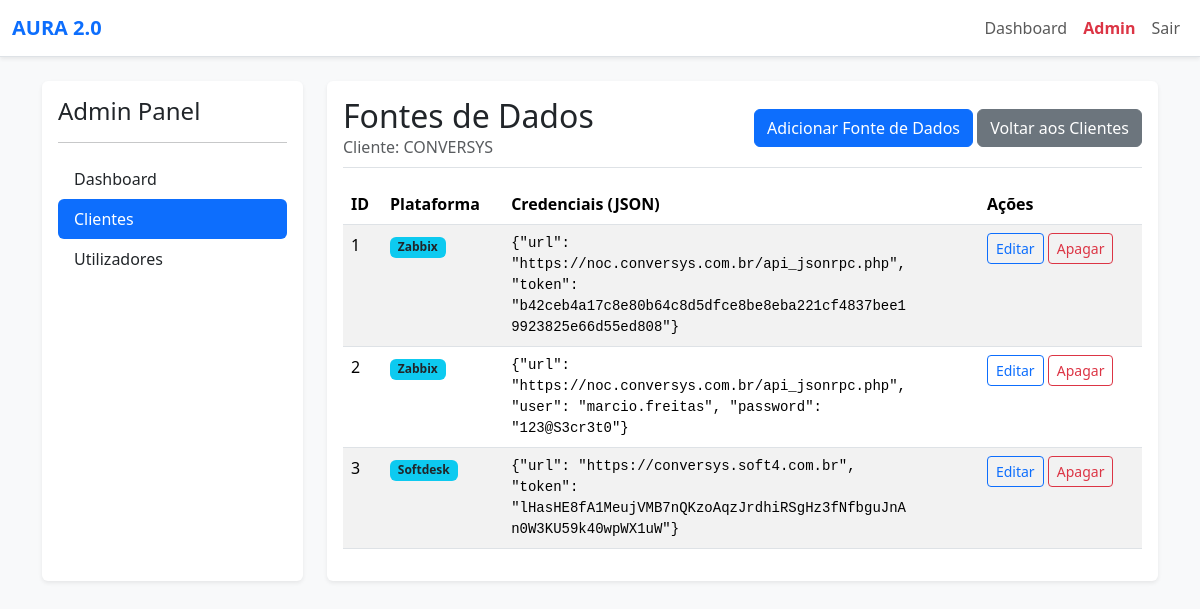
Page /admin/client/1/datasources (signed in) on the earlier database version.
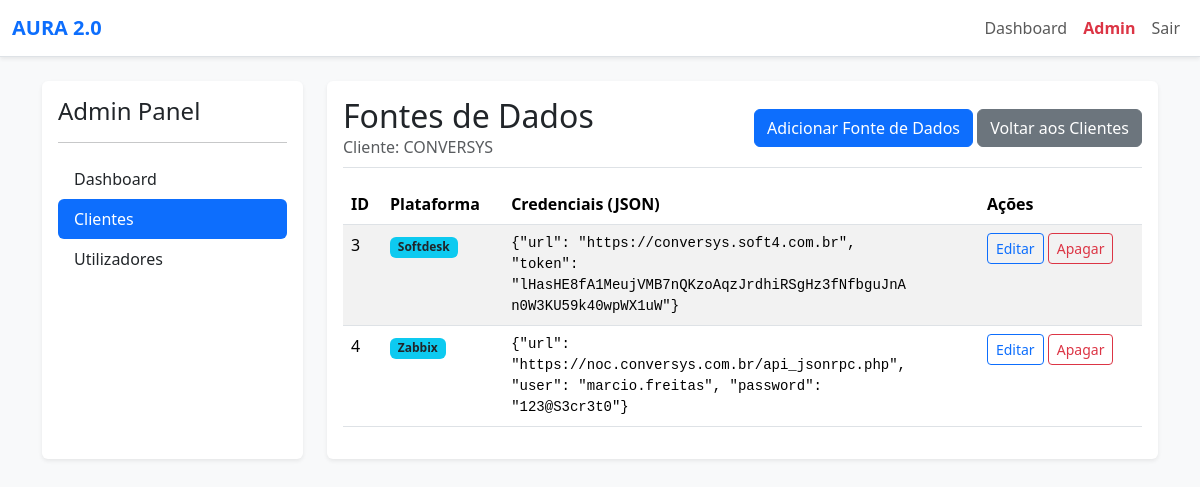
Same page on the later database version.
### app/models.py (models this page shows, shortened)
class Client(db.Model):
    id = db.Column(db.Integer, primary_key=True)
    name = db.Column(db.String(120), nullable=False, unique=True)
    users = db.relationship(
        'User', secondary=user_client_association,
        back_populates='clients', lazy='dynamic')
    data_sources = db.relationship('DataSource', backref='client', lazy='dynamic', cascade="all, delete-orphan")

class DataSource(db.Model):
    id = db.Column(db.Integer, primary_key=True)
    client_id = db.Column(db.Integer, db.ForeignKey('client.id'), nullable=False)
    platform = db.Column(db.String(50), nullable=False)
    credentials_json = db.Column(db.Text, nullable=False)

### app/admin/routes.py (the view)
@admin.route('/client/<int:client_id>/datasources')
@login_required
@admin_required
def list_datasources(client_id):
    client = Client.query.get_or_404(client_id)
    return render_template('admin/datasources.html', client=client)

### app/__init__.py (called while the page is built)
@login_manager.user_loader
def load_user(user_id):
    return models.User.query.get(int(user_id))

### app/models.py (called while the page is built)
    def is_role(self, role_name): return self.role == role_name

### app/utils.py (called while the page is built)
def admin_required(f):
    @wraps(f)
    def decorated_function(*args, **kwargs):
        if not current_user.is_authenticated or not current_user.is_role('Admin'):
            abort(403)
        return f(*args, **kwargs)
    return decorated_function

### app/templates/admin/datasources.html
{% extends "admin/base.html" %}
{% block admin_content %}
<div class="p-3 bg-white rounded shadow-sm">
    <div class="d-flex justify-content-between align-items-center border-bottom pb-2 mb-3">
        <div>
            <h2 class="mb-0">Fontes de Dados</h2>
            <p class="text-muted mb-0">Cliente: {{ client.name }}</p>
        </div>
        <div>
            <a href="{{ url_for('admin.add_datasource', client_id=client.id) }}" class="btn btn-primary">Adicionar Fonte de Dados</a>
            <a href="{{ url_for('admin.list_clients') }}" class="btn btn-secondary">Voltar aos Clientes</a>
        </div>
    </div>
    <div class="table-responsive">
        <table class="table table-striped table-hover">
            <thead>
                <tr>
                    <th>ID</th>
                    <th>Plataforma</th>
                    <th>Credenciais (JSON)</th>
                    <th>Ações</th>
                </tr>
            </thead>
            <tbody>
                {% for datasource in client.data_sources %}
                <tr>
                    <td>{{ datasource.id }}</td>
                    <td><span class="badge bg-info text-dark">{{ datasource.platform }}</span></td>
                    <td><pre class="mb-0" style="white-space: pre-wrap; word-break: break-all; max-width: 400px;"><code>{{ datasource.credentials_json }}</code></pre></td>
                    <td>
                        <a href="{{ url_for('admin.edit_datasource', datasource_id=datasource.id) }}" class="btn btn-sm btn-outline-primary">Editar</a>
                        <form action="{{ url_for('admin.delete_datasource', datasource_id=datasource.id) }}" method="POST" style="display:inline;" onsubmit="return confirm('Tem a certeza que deseja apagar esta fonte de dados?');">
                            <input type="submit" value="Apagar" class="btn btn-sm btn-outline-danger">
                        </form>
                    </td>
                </tr>
                {% else %}
                <tr>
                    <td colspan="4" class="text-center">Nenhuma fonte de dados encontrada para este cliente.</td>
                </tr>
                {% endfor %}
            </tbody>
        </table>
    </div>
</div>
{% endblock %}

### app/templates/admin/base.html
{% extends "base.html" %}
{% block app_content %}
<div class="row">
    <div class="col-md-3">
        <div class="d-flex flex-column flex-shrink-0 p-3 bg-white rounded shadow-sm h-100">
            <h4 class="d-flex align-items-center mb-3 mb-md-0 me-md-auto text-dark">
                Admin Panel
            </h4>
            <hr>
            <ul class="nav nav-pills flex-column mb-auto">
                <li class="nav-item">
                    <a href="{{ url_for('admin.dashboard') }}" class="nav-link {% if 'dashboard' in request.path %}active{% else %}text-dark{% endif %}">
                        Dashboard
                    </a>
                </li>
                <li>
                    <a href="{{ url_for('admin.list_clients') }}" class="nav-link {% if 'client' in request.path %}active{% else %}text-dark{% endif %}">
                        Clientes
                    </a>
                </li>
                <li>
                    <a href="{{ url_for('admin.list_users') }}" class="nav-link {% if 'user' in request.path %}active{% else %}text-dark{% endif %}">
                        Utilizadores
                    </a>
                </li>
            </ul>
        </div>
    </div>
    <div class="col-md-9">
        {% block admin_content %}{% endblock %}
    </div>
</div>
{% endblock %}

### app/templates/base.html (shortened to what this page needs)
<!DOCTYPE html>
<html lang="pt-br">
<head>
    <link href="https://cdn.jsdelivr.net/npm/bootstrap@5.3.3/dist/css/bootstrap.min.css" rel="stylesheet">
</head>
<body class="bg-light">
    <header>
        <nav class="navbar navbar-expand-lg navbar-light bg-white border-bottom shadow-sm">
            <div class="container-fluid">
                <a class="navbar-brand fw-bold text-primary" href="{{ url_for('main.index') }}">AURA 2.0</a>
                <div class="collapse navbar-collapse" id="navbarNav">
                    <ul class="navbar-nav ms-auto">
                        {% if current_user.is_authenticated %}
                            <li class="nav-item">
                                <a class="nav-link" href="{{ url_for('main.index') }}">Dashboard</a>
                            </li>
                            {% if current_user.is_role('Admin') %}
                            <li class="nav-item">
                                <a class="nav-link fw-bold text-danger" href="{{ url_for('admin.dashboard') }}">Admin</a>
                            </li>
                            {% endif %}
                            <li class="nav-item">
                                <a class="nav-link" href="{{ url_for('auth.logout') }}">Sair</a>
                            </li>
                        {% endif %}
                    </ul>
                </div>
            </div>
        </nav>
    </header>
    <main class="container mt-4">
        {% block app_content %}{% endblock %}
    </main>
</body>
</html>

Differences in the rows shown:
removed DataSource: id "1", platform "Zabbix", credentials_json "{\"url\": \"https://noc.conversys.com.br/api_jsonrpc.php\", \"token\": \"b42ceb4a17c8e80b64c8d5dfce8be8eba221cf4837bee19923825e66d55ed808\"}…"
removed DataSource: id "2", platform "Zabbix", credentials_json "{\"url\": \"https://noc.conversys.com.br/api_jsonrpc.php\", \"user\": \"marcio.freitas\", \"password\": \"123@S3cr3t0\"}…"
added DataSource: id "4", platform "Zabbix", credentials_json "{\"url\": \"https://noc.conversys.com.br/api_jsonrpc.php\", \"user\": \"marcio.freitas\", \"password\": \"123@S3cr3t0\"}…"
